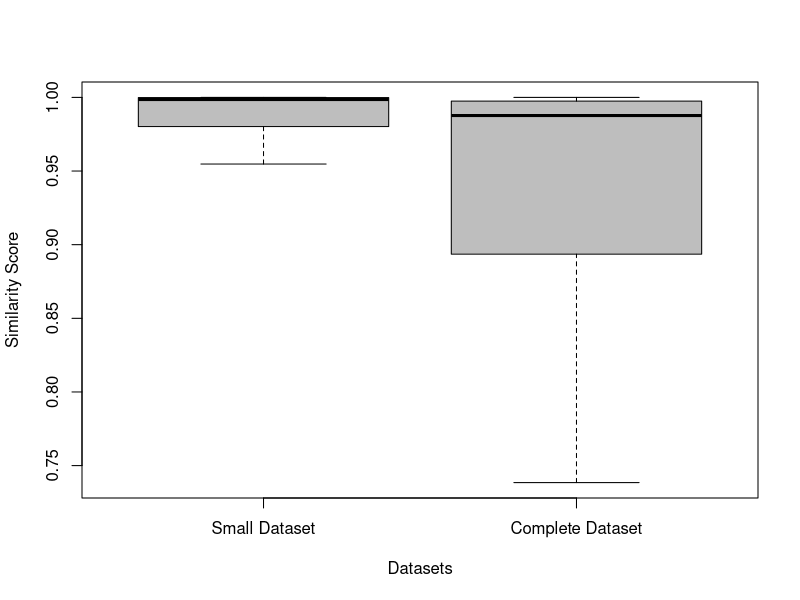
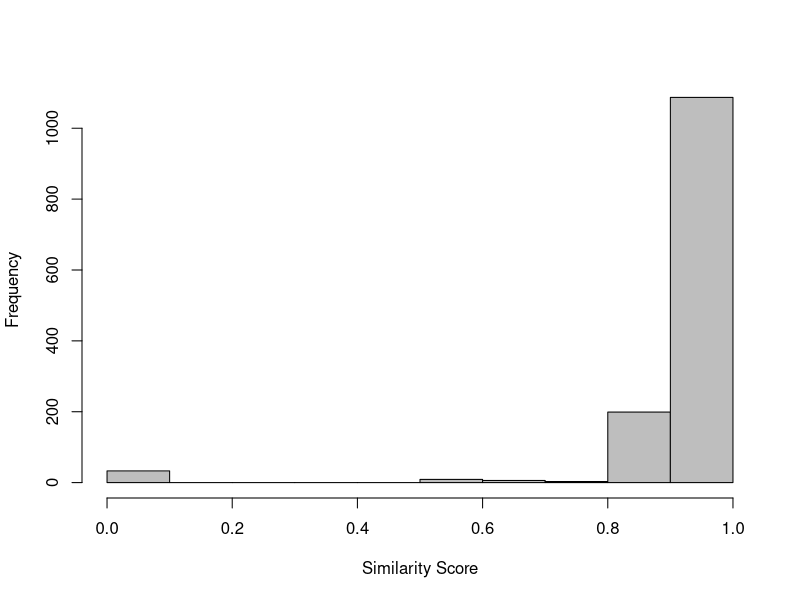

The R script that drew these images, in order:
## ---- chunk 1
knitr::opts_chunk$set(echo = TRUE)
knitr::opts_chunk$set(fig.width=5, fig.height=5, fig.path='./figures/', dev=c('png', 'pdf'))
setwd(".")
library(sqldf)
library(xtable)
## ---- chunk 2
full_ds <- read.csv("large_ds.csv", head=T, sep=',')
small_ds <- read.csv("small_ds.csv", head=T, sep=',')
full_ds$similarity = as.numeric(as.character(full_ds$similarity))
#full_ds = sqldf("select * from full_ds where family in (select family from small_ds where family <> 'None')
#                and family <> 'gappusin'")
## ---- chunk 3
nrow(full_ds)
nrow(small_ds)
## ---- chunk 4
sqldf("select malware, count(*) from full_ds group by malware")
## ---- chunk 5
sqldf("select apidetected, count(*) from full_ds group by apidetected")

sqldf("select malware, apidetected, count(*) 
       from full_ds 
       group by malware, apidetected")
## ---- chunk 6
sqldf("select apidetected, count(*) from small_ds group by apidetected")

sqldf("select malware, apidetected, count(*) 
       from small_ds 
       group by malware, apidetected")
## ---- chunk 7
sqldf("select malware, apidetected, count(*) 
       from small_ds 
       group by malware, apidetected")


rp <- sqldf("select count(*) from small_ds where malware = 'True'")

tp <- sqldf("select * from small_ds where malware = 'True' and apidetected = 'True'" )

fp <- sqldf("select * from small_ds where malware = 'False' and apidetected = 'True'" )

fn <- sqldf("select * from small_ds where malware = 'True' and apidetected = 'False'" )

precision = nrow(tp) / (nrow(tp) + nrow(fp))

recall = nrow(tp) / (nrow(tp) + nrow(fn))

fscore = 2 * (precision*recall) / (precision + recall)

precision
recall
fscore
## ---- chunk 8
summary(small_ds$similarity)
sd(small_ds$similarity)
## ---- chunk 9
total <- nrow(small_ds) 

totalNoFamily <- nrow(sqldf("select * from small_ds where family = 'None'"))

percentageWithFamily <- 100 - (totalNoFamily * 100 / total)

percentageWithFamily

families <- sqldf("select family, count(*) as Total 
                   from small_ds where family != 'None'
                   group by family 
                   order by 2 desc")

families["Percentage"] <- families$Total * 100 / percentageWithFamily

sqldf("select family, percentage from families order by 2 desc")
## ---- chunk 10
tp <- sqldf("select * from full_ds where malware = 'True' and apidetected = 'True'" )

fp <- sqldf("select * from full_ds where malware = 'False' and apidetected = 'True'" )

fn <- sqldf("select * from full_ds where malware = 'True' and apidetected = 'False'" )

precision = nrow(tp) / (nrow(tp) + nrow(fp))

recall = nrow(tp) / (nrow(tp) + nrow(fn))

fscore = 2 * (precision*recall) / (precision + recall)

precision
recall
fscore
## ---- chunk 11
summary(full_ds$similarity)
sd(full_ds$similarity)

sqldf("select count(*) from full_ds where similarity = 0")

sqldf("select count(*) from full_ds where similarity < 0.25")
sqldf("select count(*)  from full_ds where similarity >= 0.25 and similarity < 0.5")
sqldf("select count(*)  from full_ds where similarity >= 0.5 and similarity < 0.75")
sqldf("select count(*)  from full_ds where similarity >= 0.75")
sqldf("select count(*)  from full_ds where similarity >= 0.90")
## ---- chunk 12
#s1 <- sqldf("select ds.*, 'True' as h1 
#             from full_ds ds 
#             where (malware = 'True' and apidetected = 'True') or 
#                   (malware = 'False' and apidetected = 'False')")

s1 <- sqldf("select ds.*, 'True' as h1 
             from full_ds ds 
             where (malware = 'True' and apidetected = 'True')")

s2 <- sqldf("select ds.*, 'False' as h1 
             from full_ds ds
             where (malware = 'True' and apidetected = 'False') or 
                   (malware = 'False' and apidetected = 'True')")

ds <- rbind(s1, s2)

ds$h1 <- as.factor(ds$h1)

# cor.test(ds$h1, ds$similarity)

nrow(ds)

sqldf("select h1, count(*) from ds group by h1")

model <- glm(h1~similarity, data=ds, family = "binomial")

summary(model)
## ---- chunk 13
set.seed(123)

km.res <- kmeans(ds$similarity, 10)


print(km.res$centers)

dd <- cbind(ds, cluster = km.res$cluster)


s1 <- sqldf("select cluster, count(*) as total from dd group by cluster")
s2 <- sqldf("select cluster, count(*) as hits from dd where h1 = 'True' group by cluster")

dd = merge(s1, s2)

dd["Percentage"] = dd$hits * 100 / dd$total

dd 

cs = data.frame("cluster" = c(1,2,3,4,5, 6, 7, 8, 9, 10), 
                "averageSimilarity" = km.res$centers)

cs = merge(dd, cs)

colnames(cs)

xtable(sqldf("select cluster, averageSimilarity, total, hits, percentAGE 
              from cs 
              order by averageSimilarity"))
## ---- chunk 14
summary(small_ds$similarity)
summary(full_ds$similarity)

sd(small_ds$similarity)
sd(full_ds$similarity)


sds <- sqldf("select similarity, 'Small Dataset' as dataset from small_ds") 
cds <- sqldf("select similarity, 'Complete Dataset' as dataset from full_ds") 

ds <- rbind(sds, cds)

ds$dataset <- factor(ds$dataset , levels=c("Small Dataset", "Complete Dataset"))

boxplot(similarity~dataset, data = ds, xlab="Datasets", ylab="Similarity Score", col = c("gray"), outline=F)
## ---- chunk 15

tp <- sqldf("select * from full_ds where malware = 'True' and (apidetected = 'True' or paramdetected = 'True')" )

fp <- sqldf("select * from full_ds where malware = 'False' and (apidetected = 'True' or paramdetected = 'True')" )

fn <- sqldf("select * from full_ds where malware = 'True' and (apidetected = 'False' and paramdetected = 'False')" )

precision = nrow(tp) / (nrow(tp) + nrow(fp))

recall = nrow(tp) / (nrow(tp) + nrow(fn))

fscore = 2 * (precision*recall) / (precision + recall)

precision
recall
fscore
nrow(tp)
nrow(fp)
nrow(fn)
## ---- chunk 16

tp <- sqldf("select * from full_ds where malware = 'True' and (apidetected = 'True' or tracedetected = 'True')" )

fp <- sqldf("select * from full_ds where malware = 'False' and (apidetected = 'True' or tracedetected = 'True')" )

fn <- sqldf("select * from full_ds where malware = 'True' and (apidetected = 'False' and tracedetected = 'False')" )

precision = nrow(tp) / (nrow(tp) + nrow(fp))

recall = nrow(tp) / (nrow(tp) + nrow(fn))

fscore = 2 * (precision*recall) / (precision + recall)

precision
recall
fscore
nrow(tp)
nrow(fp)
nrow(fn)
## ---- chunk 17

tp <- sqldf("select * from full_ds where malware = 'True' and (apidetected = 'True' or tracedetected = 'True' or paramdetected = 'True')" )

fp <- sqldf("select * from full_ds where malware = 'False' and (apidetected = 'True' or tracedetected = 'True' or paramdetected = 'True')" )

fn <- sqldf("select * from full_ds where malware = 'True' and (apidetected = 'False' and tracedetected = 'False' and paramdetected = 'False')" )

precision = nrow(tp) / (nrow(tp) + nrow(fp))

recall = nrow(tp) / (nrow(tp) + nrow(fn))

fscore = 2 * (precision*recall) / (precision + recall)

precision
recall
fscore
nrow(tp)
nrow(fp)
nrow(fn)
## ---- chunk 18

sqldf("select malware, apidetected, count(*) 
       from full_ds 
       where family = 'gappusin'
       group by malware, apidetected")

tp <- sqldf("select * from full_ds where malware = 'True' and apidetected = 'True' and family 
            
            not in ('revmob','gappusin')
            
            
            
            ")

fp <- sqldf("select * from full_ds where malware = 'False' and apidetected = 'True'")

fn <- sqldf("select * from full_ds where malware = 'True' and apidetected = 'False' and family
            not in ('revmob','gappusin')
            
            
            ") 


precision = nrow(tp) / (nrow(tp) + nrow(fp))

recall = nrow(tp) / (nrow(tp) + nrow(fn))

fscore = 2 * (precision*recall) / (precision + recall)

precision
recall
fscore
## ---- chunk 19

gappusin <- sqldf("select * from full_ds where family =  'gappusin'")

summary(gappusin$similarity)
sd(gappusin$similarity)
hist(gappusin$similarity, main="", xlab="Similarity Score", ylab="Frequency", col = c("gray"))
## ---- chunk 20
sqldf("select family, count(*) 
       from full_ds 
       where malware = 'True' 
       group by family order by 2 desc")


sqldf("select malware, apidetected, count(*) 
       from full_ds 
       where family = 'gappusin'
       group by malware, apidetected")

sqldf("select count(distinct family) from full_ds")


totalWithFamily <- nrow(sqldf("select * from full_ds where malware = 'True'"))

families <- sqldf("select family, count(*) as Total 
                   from full_ds 
                   group by family 
                  order by 2 desc")

families["Percentage"] <- families["Total"] * 100 / totalWithFamily
sqldf("select family, Percentage
       from families where family <> 'None'
       order by 2 desc")
## ---- chunk 21

tp <- sqldf("select * from full_ds where (malware = 'True' or qtdvendor = 1) and apidetected = 'True'")

fp <- sqldf("select * from full_ds where (malware = 'False' and qtdvendor = 0) and apidetected = 'True'")

fn <- sqldf("select * from full_ds where (malware = 'True' or qtdvendor = 1) and apidetected = 'False'" )

precision1V = nrow(tp) / (nrow(tp) + nrow(fp))

recall1V = nrow(tp) / (nrow(tp) + nrow(fn))

fscore1V = 2 * (precision1V*recall1V) / (precision1V + recall1V)

precision1V
recall1V
fscore1V
